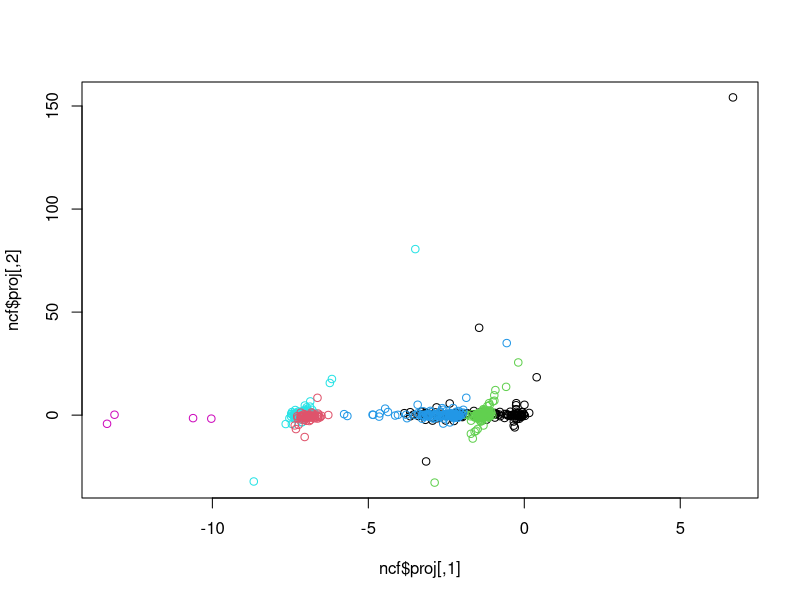
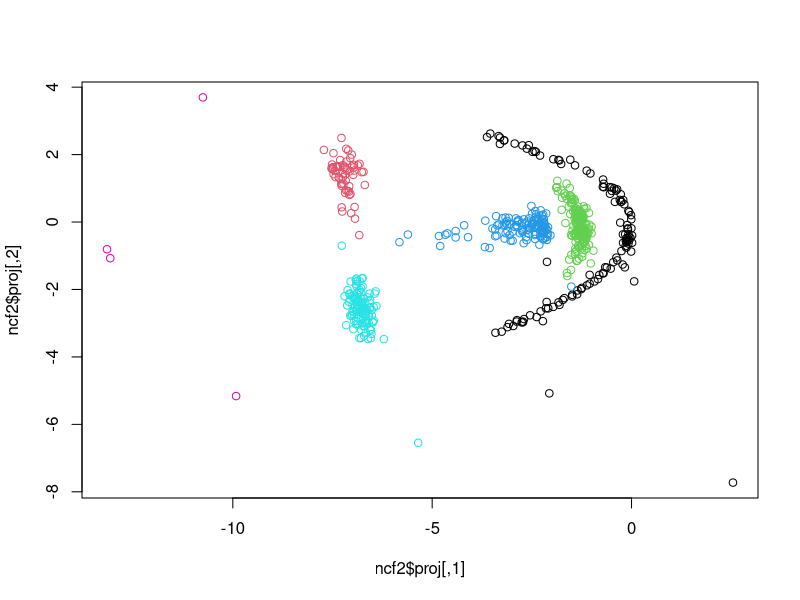

Generate these figures, in order, with R:
library(fpc)


### Name: ncoord
### Title: Neighborhood based discriminant coordinates
### Aliases: ncoord
### Keywords: multivariate classif

### ** Examples

  set.seed(4634)
  face <- rFace(600,dMoNo=2,dNoEy=0)
  grface <- as.integer(attr(face,"grouping"))
  ncf <- ncoord(face,grface)
  plot(ncf$proj,col=grface)
  ncf2 <- ncoord(face,grface,weighted=TRUE)
  plot(ncf2$proj,col=grface)
  # ...done in one step by function plotcluster.
